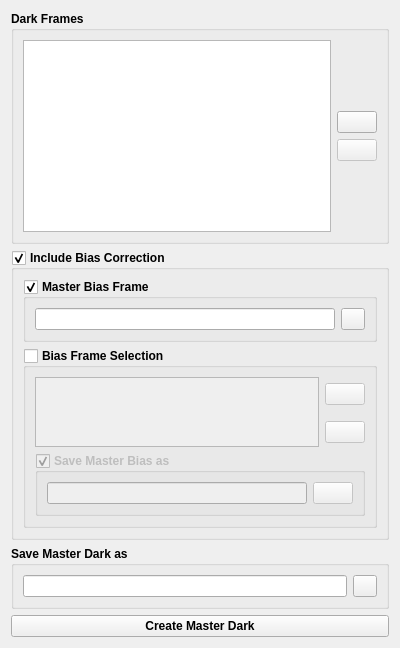
<?xml version="1.0" encoding="UTF-8"?>
<ui version="4.0">
 <class>Form</class>
 <widget class="QWidget" name="Form">
  <property name="geometry">
   <rect>
    <x>0</x>
    <y>0</y>
    <width>400</width>
    <height>608</height>
   </rect>
  </property>
  <property name="windowTitle">
   <string>Form</string>
  </property>
  <layout class="QGridLayout" name="gridLayout">
   <item row="0" column="0" colspan="2">
    <widget class="QGroupBox" name="groupBox">
     <property name="sizePolicy">
      <sizepolicy hsizetype="Preferred" vsizetype="Minimum">
       <horstretch>0</horstretch>
       <verstretch>0</verstretch>
      </sizepolicy>
     </property>
     <property name="font">
      <font>
       <weight>75</weight>
       <bold>true</bold>
      </font>
     </property>
     <property name="title">
      <string>Dark Frames</string>
     </property>
     <layout class="QGridLayout" name="gridLayout_2">
      <item row="0" column="0" rowspan="4">
       <widget class="QListWidget" name="listWidgetDarkFrames">
        <property name="alternatingRowColors">
         <bool>true</bool>
        </property>
        <property name="selectionMode">
         <enum>QAbstractItemView::MultiSelection</enum>
        </property>
       </widget>
      </item>
      <item row="1" column="1">
       <widget class="QPushButton" name="btnSelectDarkFrames">
        <property name="text">
         <string/>
        </property>
        <property name="icon">
         <iconset resource="../VSOP.qrc">
          <normaloff>:/images/BMP_BtnAdd_32.bmp</normaloff>:/images/BMP_BtnAdd_32.bmp</iconset>
        </property>
       </widget>
      </item>
      <item row="2" column="1">
       <widget class="QPushButton" name="btnRemoveImages">
        <property name="enabled">
         <bool>false</bool>
        </property>
        <property name="text">
         <string/>
        </property>
        <property name="icon">
         <iconset resource="../VSOP.qrc">
          <normaloff>:/images/BMP_BtnRemove_32.bmp</normaloff>:/images/BMP_BtnRemove_32.bmp</iconset>
        </property>
       </widget>
      </item>
     </layout>
    </widget>
   </item>
   <item row="1" column="0" colspan="2">
    <widget class="QGroupBox" name="groupBoxIncludeBiasCorrection">
     <property name="enabled">
      <bool>true</bool>
     </property>
     <property name="font">
      <font>
       <weight>75</weight>
       <bold>true</bold>
      </font>
     </property>
     <property name="title">
      <string>Include Bias Correction</string>
     </property>
     <property name="checkable">
      <bool>true</bool>
     </property>
     <layout class="QGridLayout" name="gridLayout_3">
      <item row="0" column="0">
       <widget class="QGroupBox" name="groupBoxMasterBiasFrame">
        <property name="sizePolicy">
         <sizepolicy hsizetype="Preferred" vsizetype="Fixed">
          <horstretch>0</horstretch>
          <verstretch>0</verstretch>
         </sizepolicy>
        </property>
        <property name="title">
         <string>Master Bias Frame</string>
        </property>
        <property name="checkable">
         <bool>true</bool>
        </property>
        <layout class="QGridLayout" name="gridLayout_5">
         <item row="0" column="0">
          <widget class="QLineEdit" name="leBiasName">
           <property name="enabled">
            <bool>true</bool>
           </property>
           <property name="frame">
            <bool>true</bool>
           </property>
           <property name="readOnly">
            <bool>true</bool>
           </property>
          </widget>
         </item>
         <item row="0" column="1">
          <widget class="QPushButton" name="btnMasterBiasFrame">
           <property name="sizePolicy">
            <sizepolicy hsizetype="Fixed" vsizetype="Fixed">
             <horstretch>0</horstretch>
             <verstretch>0</verstretch>
            </sizepolicy>
           </property>
           <property name="maximumSize">
            <size>
             <width>24</width>
             <height>24</height>
            </size>
           </property>
           <property name="text">
            <string/>
           </property>
           <property name="icon">
            <iconset resource="../VSOP.qrc">
             <normaloff>:/images/open.png</normaloff>:/images/open.png</iconset>
           </property>
          </widget>
         </item>
        </layout>
       </widget>
      </item>
      <item row="1" column="0">
       <widget class="QGroupBox" name="groupBoxBiasFramesSelection">
        <property name="title">
         <string>Bias Frame Selection</string>
        </property>
        <property name="checkable">
         <bool>true</bool>
        </property>
        <property name="checked">
         <bool>false</bool>
        </property>
        <layout class="QGridLayout" name="gridLayout_6">
         <item row="0" column="0" rowspan="2">
          <widget class="QListWidget" name="listWidgetBiasFrames"/>
         </item>
         <item row="0" column="1">
          <widget class="QPushButton" name="buttonSelectBiasFrames">
           <property name="sizePolicy">
            <sizepolicy hsizetype="Fixed" vsizetype="Fixed">
             <horstretch>0</horstretch>
             <verstretch>0</verstretch>
            </sizepolicy>
           </property>
           <property name="text">
            <string/>
           </property>
           <property name="icon">
            <iconset resource="../VSOP.qrc">
             <normaloff>:/images/BMP_BtnAdd_32.bmp</normaloff>:/images/BMP_BtnAdd_32.bmp</iconset>
           </property>
          </widget>
         </item>
         <item row="1" column="1">
          <widget class="QPushButton" name="buttonRemoveBiasFrames">
           <property name="sizePolicy">
            <sizepolicy hsizetype="Fixed" vsizetype="Fixed">
             <horstretch>0</horstretch>
             <verstretch>0</verstretch>
            </sizepolicy>
           </property>
           <property name="text">
            <string/>
           </property>
           <property name="icon">
            <iconset resource="../VSOP.qrc">
             <normaloff>:/images/BMP_BtnRemove_32.bmp</normaloff>:/images/BMP_BtnRemove_32.bmp</iconset>
           </property>
          </widget>
         </item>
         <item row="2" column="0" colspan="2">
          <widget class="QGroupBox" name="groupBoxMasterBiasSaveAs">
           <property name="sizePolicy">
            <sizepolicy hsizetype="Preferred" vsizetype="Fixed">
             <horstretch>0</horstretch>
             <verstretch>0</verstretch>
            </sizepolicy>
           </property>
           <property name="title">
            <string>Save Master Bias as</string>
           </property>
           <property name="checkable">
            <bool>true</bool>
           </property>
           <layout class="QGridLayout" name="gridLayout_7">
            <item row="0" column="0">
             <widget class="QLineEdit" name="lineEditMasterBiasSaveAs"/>
            </item>
            <item row="0" column="1">
             <widget class="QPushButton" name="buttonMasterBiasSaveAs">
              <property name="sizePolicy">
               <sizepolicy hsizetype="Fixed" vsizetype="Fixed">
                <horstretch>0</horstretch>
                <verstretch>0</verstretch>
               </sizepolicy>
              </property>
              <property name="text">
               <string/>
              </property>
              <property name="icon">
               <iconset resource="../VSOP.qrc">
                <normaloff>:/images/saveAs.png</normaloff>:/images/saveAs.png</iconset>
              </property>
             </widget>
            </item>
           </layout>
          </widget>
         </item>
        </layout>
       </widget>
      </item>
     </layout>
    </widget>
   </item>
   <item row="2" column="0" colspan="2">
    <widget class="QGroupBox" name="groupBox_3">
     <property name="sizePolicy">
      <sizepolicy hsizetype="Preferred" vsizetype="Fixed">
       <horstretch>0</horstretch>
       <verstretch>0</verstretch>
      </sizepolicy>
     </property>
     <property name="font">
      <font>
       <weight>75</weight>
       <italic>false</italic>
       <bold>true</bold>
      </font>
     </property>
     <property name="title">
      <string>Save Master Dark as</string>
     </property>
     <layout class="QGridLayout" name="gridLayout_4">
      <item row="0" column="0">
       <widget class="QLineEdit" name="leMasterDarkName">
        <property name="enabled">
         <bool>true</bool>
        </property>
        <property name="readOnly">
         <bool>true</bool>
        </property>
       </widget>
      </item>
      <item row="0" column="1">
       <widget class="QPushButton" name="btnSaveAs">
        <property name="sizePolicy">
         <sizepolicy hsizetype="Fixed" vsizetype="Fixed">
          <horstretch>0</horstretch>
          <verstretch>0</verstretch>
         </sizepolicy>
        </property>
        <property name="maximumSize">
         <size>
          <width>24</width>
          <height>24</height>
         </size>
        </property>
        <property name="text">
         <string/>
        </property>
        <property name="icon">
         <iconset resource="../VSOP.qrc">
          <normaloff>:/images/saveAs.png</normaloff>:/images/saveAs.png</iconset>
        </property>
       </widget>
      </item>
     </layout>
    </widget>
   </item>
   <item row="3" column="0" colspan="2">
    <widget class="QPushButton" name="btnCreate">
     <property name="font">
      <font>
       <weight>75</weight>
       <bold>true</bold>
      </font>
     </property>
     <property name="text">
      <string>Create Master Dark</string>
     </property>
    </widget>
   </item>
  </layout>
 </widget>
 <resources>
  <include location="../VSOP.qrc"/>
 </resources>
 <connections/>
</ui>
